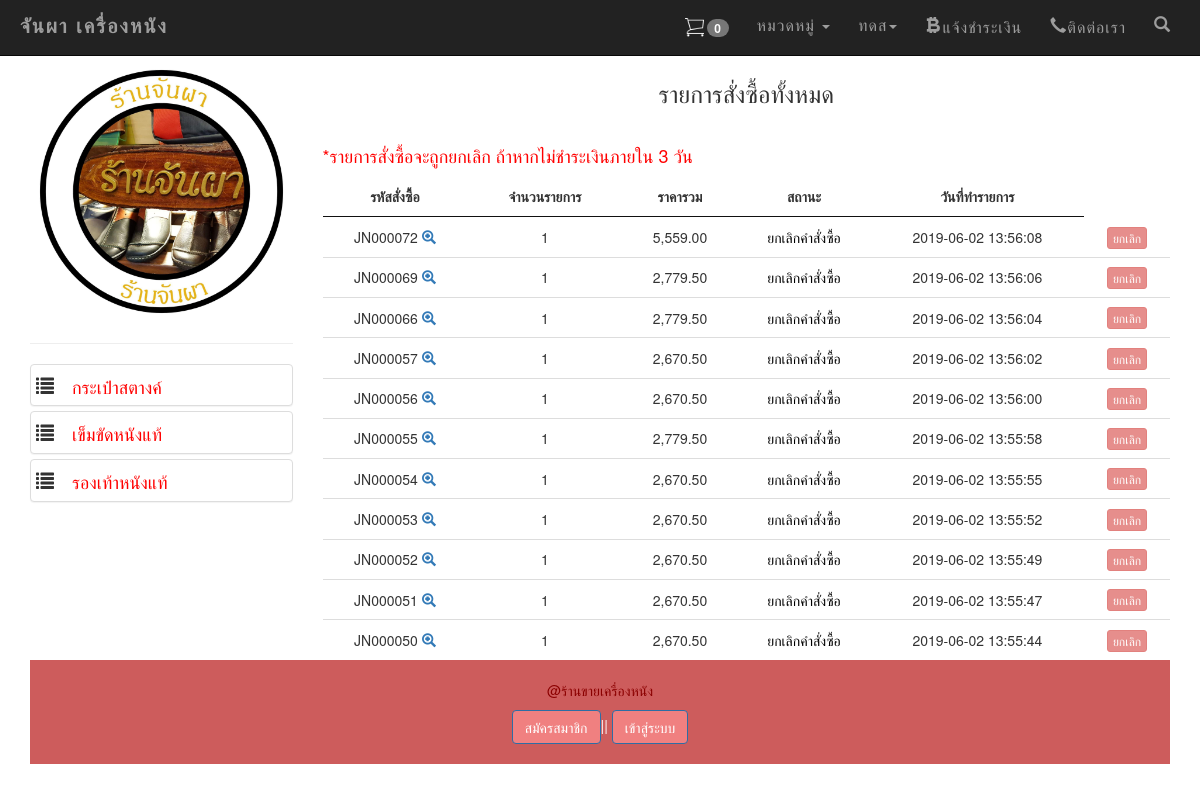
Screenshot of /my_order.php?page=mycart (signed in) with the database file from the repository.
### tables this page shows
CREATE TABLE `tbl_member` (
  `mem_id` int(11) NOT NULL,
  `mem_fname` varchar(50) NOT NULL,
  `mem_fname2` varchar(50) NOT NULL,
  `mem_lname` varchar(50) NOT NULL,
  `mem_lname2` varchar(50) NOT NULL,
  `numna` varchar(11) NOT NULL,
  `numna2` varchar(11) NOT NULL,
  `mem_address` varchar(255) NOT NULL,
  `mem_address2` varchar(200) NOT NULL,
  `mem_tel` varchar(10) NOT NULL,
  `mem_tel2` varchar(10) NOT NULL,
  `mem_username` varchar(20) NOT NULL,
  `mem_password` varchar(20) NOT NULL,
  `mem_email` varchar(20) NOT NULL,
  `mem_email2` varchar(50) NOT NULL,
  `status` varchar(5) NOT NULL,
  `sid` varchar(32) NOT NULL,
  `active` varchar(3) NOT NULL,
  `dateinsert` timestamp NOT NULL DEFAULT CURRENT_TIMESTAMP ON UPDATE CURRENT_TIMESTAMP
);

CREATE TABLE `tbl_type` (
  `t_id` int(11) NOT NULL,
  `t_type` varchar(11) NOT NULL,
  `t_name` varchar(100) NOT NULL
);

CREATE TABLE `tbl_order` (
  `order_id` int(6) UNSIGNED ZEROFILL NOT NULL,
  `mem_id` int(11) NOT NULL,
  `name` varchar(100) NOT NULL,
  `address` varchar(500) NOT NULL,
  `email` varchar(100) NOT NULL,
  `phone` varchar(10) NOT NULL,
  `order_status` int(1) NOT NULL,
  `pay_slip` varchar(200) DEFAULT NULL,
  `b_name` varchar(100) DEFAULT NULL,
  `b_number` varchar(200) DEFAULT NULL,
  `pay_date` date DEFAULT NULL,
  `pay_amount` float(10,2) DEFAULT NULL,
  `postcode` varchar(30) DEFAULT NULL,
  `order_date` timestamp NOT NULL DEFAULT CURRENT_TIMESTAMP ON UPDATE CURRENT_TIMESTAMP
);

### mycart.php (the view, shortened to what this page needs)
<?php require_once('Connections/condb.php'); ?>
<?php
$colname_mm = "-1";
if (isset($_SESSION['MM_Username'])) {
	$colname_mm = $_SESSION['MM_Username'];
}
$query_mm = sprintf("SELECT * FROM tbl_member WHERE mem_username = %s", GetSQLValueString($colname_mm, "text"));
$mm = mysql_query($query_mm, $condb) or die(mysql_error());
$row_mm = mysql_fetch_assoc($mm);
$mem_id = $row_mm['mem_id'];
$query_mycart = sprintf("SELECT o.order_id as oid, o.mem_id, o.order_status, o.order_date, d.p_id , d.p_c_qty, d.order_id , count(d.order_id) as coid , SUM(d.total) as ctotal FROM tbl_order as o, tbl_order_detail as d WHERE o.mem_id = $mem_id AND o.order_id = d.order_id GROUP BY o.order_id ORDER BY o.order_id DESC " , GetSQLValueString($colname_mycart , "int"));
$mycart = mysql_query($query_mycart , $condb) or die(mysql_error());
$row_mycart = mysql_fetch_assoc($mycart);
$totalRows_mycart = mysql_num_rows($mycart);
?>
<?php include('datatable.php'); ?>
<h3 align="center">รายการสั่งซื้อทั้งหมด</h3><br>
<h4 align="left" style="color: red;" >*รายการสั่งซื้อจะถูกยกเลิก ถ้าหากไม่ชำระเงินภายใน 3 วัน</h4>
<table id="example" class="display" cellspacing="1" border="0" >
	<thead>
		<tr >
			<th>รหัสสั่งซื้อ</th>
			<th>จำนวนรายการ</th>
			<th>ราคารวม</th>
			<th>สถานะ</th>
			<th>วันที่ทำรายการ</th>
		</tr>
	</thead>
	<?php if ($totalRows_mycart > 0) { ?>
		<?php do { ?>
			<tr align="center">
				<td>
					JN<?php echo str_pad($row_mycart['oid'], 6, "0", STR_PAD_LEFT);?>
					<span id="hp">
						<a href="my_order.php?order_id=<?php echo $row_mycart['oid'];?>act=show-order">
							<span class="glyphicon glyphicon-zoom-in"></span>
						</a>
					</span>
				</td>
				<td align="center">
					<?php echo $row_mycart['coid'];?>
				</td>
				<td align="center">
					<?php echo number_format($row_mycart['ctotal'],2);?>
				</td>
				<td align="center">
					<font color="red">
						<?php $status = $row_mycart['order_status'];
						include('backend/status.php');
						?>
					</font>
				</td>
				<td> <?php echo $row_mycart['order_date'];?></td>
				<td><center>
		<?php if ($status == 4): ?>
			<a href="del_order.php?order_id=<?php echo $row_mycart['oid'];?>&order_status=4&q=<?php echo $row_mycart['p_c_qty'];?>&p=<?php echo $row_mycart['p_id'];?>" class="btn btn-danger btn-xs" onClick="return confirm('ยืนยันการยกเลิกคำสั่งซื้อ');" disabled>
					ยกเลิก </a></center>
			<?php else: ?>
				<a href="del_order.php?order_id=<?php echo $row_mycart['oid'];?>&order_status=4&q=<?php echo $row_mycart['p_c_qty'];?>&p=<?php echo $row_mycart['p_id'];?>" class="btn btn-danger btn-xs" onClick="return confirm('ยืนยันการยกเลิกคำสั่งซื้อ');">
					ยกเลิก </a></center>
		<?php endif ?>
				</td>
			</tr>
		<?php } while ($row_mycart = mysql_fetch_assoc($mycart)); } ?>
	</table>

### my_order.php (shortened to what this page needs)
<?php
if (!function_exists("GetSQLValueString")) {
  function GetSQLValueString($theValue, $theType, $theDefinedValue = "", $theNotDefinedValue = "")
  {
    $theValue = function_exists("mysql_real_escape_string") ? mysql_real_escape_string($theValue) : mysql_escape_string($theValue);
    switch ($theType) {
      case "text":
      $theValue = ($theValue != "") ? "'" . $theValue . "'" : "NULL";
      break;
      case "long":
      case "int":
      $theValue = ($theValue != "") ? intval($theValue) : "NULL";
      break;
    }
    return $theValue;
  }
}
?>
<!DOCTYPE html>
<html lang="en" >
<head>
  <?php include('h.php'); ?>
  <?php include('datatable.php'); ?>
</head>
<body>
  <div>
    <?php include('test2navbar.php') ?>
  </div>
  <div class="container">
    <div class="row">
      <div class="col-md-3" id="hp">
        <?php include('category2.php') ?>
      </div>
      <div class="col-md-9" >
        <?php
        $page = $_GET['page'];
        $mem_id = $_GET['mem_id'];
        if ($page == 'mycart') {
         include('mycart.php');
       }elseif ($mem_id != '') {
         include('edit_profile.php');
       } else  {
        include('detail_order_afer_cartdone.php');
      }
      ?>
    </div>
    <div class="col-md-12" >
      <?php  include 'f.php'; ?>
    </div>
  </div>
</div>
</body>
</html>

### h.php (shortened to what this page needs)
<link href="css/bootstrap.min.css" rel="stylesheet">
<link  href="css/style.css" rel="stylesheet" />

### datatable.php (shortened to what this page needs)
<link rel="stylesheet" type="text/css" href="dt/jquery.dataTables.min.css">

### login.php (shortened to what this page needs)
<!DOCTYPE html>
<html lang="en">
<head>
</head>
<body>
  </body>
  </html>

### register.php (shortened to what this page needs)
<!DOCTYPE html>
<html lang="en">
<head>
  <?php include('datatable.php');?>
</head>
<body>
</body>
</html>

### reset_password.php (shortened to what this page needs)
  <!DOCTYPE html>
  <html lang="en">
  <head>
    <?php include('h.php');?>
  </head>
  <body>
</body>
</html>

### test2navbar.php (shortened to what this page needs)
		<?php include('login.php');?>
		<?php include('register.php');?>
		<?php include('reset_password.php');?>
<?php require_once('Connections/condb.php'); ?>
<?php
$colname_mlogin = "-1";
if (isset($_SESSION['MM_Username'])) {
	$colname_mlogin = $_SESSION['MM_Username'];
}
$query_mlogin = sprintf("SELECT * FROM tbl_member WHERE mem_username = '$colname_mlogin'");
$mlogin = mysql_query( $query_mlogin,$condb) or die(mysql_error());
$row_mlogin = mysql_fetch_assoc($mlogin);
?>
<?php
if (isset($_SESSION['shopping_cart'])) {
	$meQty = 0;
	foreach ($_SESSION['shopping_cart'] as $meItem) {
		$meQty = $meQty + $meItem;
	}
} else {
	$meQty = 0;
}
?>
<nav class="[ navbar navbar-inverse navbar-fixed-top ][ navbar-bootsnipp animate ]" role="navigation">
	<div class="[ container ]">
		<div class="[ navbar-header ]">
			<div class="[ animbrand ]">
				<a class="[ navbar-brand ][ animate ]" href="index.php"> จันผา เครื่องหนัง </a>
			</div>
		</div>
		<div class="[ collapse navbar-collapse ]" id="bs-example-navbar-collapse-1">
			<ul class="[ nav navbar-nav navbar-right ]">
				<li><a href="" data-target="#product_view" data-toggle="modal" ><img src="img/cart.png" class="cart" width="25" /><span class="badge"> <?php echo $meQty; ?></span></a> </li>
				<li>
					<a href="" class="[ dropdown-toggle ][ animate ]" data-toggle="dropdown">หมวดหมู่ <span class="[ caret ]"></span></a>
				</li>
				<?php
				$mm = ($_SESSION['MM_Username']);
				if($mm != ''){?>
					<li>
						<a href="" class="[ dropdown-toggle ][ animate ]" data-toggle="dropdown"><?php echo $row_mlogin['mem_fname'];?><span class="[ caret ]"></span></a>
						</li>
					<?php }?>
					<li><a href="#" class="[ animate glyphicon glyphicon-bitcoin ]" data-target="#howto_view" data-toggle="modal" >แจ้งชำระเงิน</a></li>
					<li><a href="#" class="[ glyphicon glyphicon-earphone ]" data-target="#contract_view" data-toggle="modal" >ติดต่อเรา</a></li>
					<li class="[ hidden-xs ]"><a href="#toggle-search" class="[ animate ]"><span class="[ glyphicon glyphicon-search ]"></span></a></li>
				</ul>
			</div>
		</div>
	</nav>
	<br>
	<br>
	<br>

### category2.php (shortened to what this page needs)
<?php
$query_typeprd = "SELECT * FROM tbl_type ORDER BY t_id ASC";
$typeprd = mysql_query($query_typeprd, $condb) or die(mysql_error());
$row_typeprd = mysql_fetch_assoc($typeprd);
?>
<div class="panel-group">
    <a href="index.php" ><img src="img/logo.jpg" class="img img-responsive" /></a>
  <hr/>
  <?php do { ?>
    <div class="panel panel-default"><h4> &nbsp;<span class="glyphicon glyphicon-list">
      <a href="index.php?t_id=<?php echo $row_typeprd['t_id'];?>&type_name=<?php echo $row_typeprd['t_name'];?>" ><font color="red"><?php echo $row_typeprd['t_name']; ?></font></a></span></h4></div>
    <?php } while ($row_typeprd = mysql_fetch_assoc($typeprd)); ?>
  </div>

### backend/status.php
<?php
if ($status == 1) {
	echo "<font color='red'>";
	echo "รอชำระเงิน";
	echo "</font>";
}elseif ($status == 2) {
	echo "<font color='green'>";
	echo "ชำระเงินแล้ว";
	echo "</font>";
}elseif ($status == 3) {
	echo "<font color='blue'>";
	echo "ส่งของแล้ว";
	echo "</font>";
}elseif ($status == 4) {
	echo "<font color='black'>";
	echo "ยกเลิกคำสั่งซื้อ";
	echo "</font>";
}
?>

### f.php (shortened to what this page needs)
<footer class="footer navbar-bottom" id="hp">
  <br />
  <font color="#8B0000"><p>@ร้านขายเครื่องหนัง </p> </font>
  <a class="btn btn-primary" href="register.php"  data-target='#regis_view' data-toggle='modal' style="background-color:  #F08080;">สมัครสมาชิก </a>||
  <a href="login.php" class="btn btn-primary"  data-target='#login_user' data-toggle='modal' style="background-color:   #F08080;"> เข้าสู่ระบบ</a><br />
 <br />
</footer>

### css/style.css (style rules this page uses)
th { text-align:center; }

### test2navbar.php (style rules this page uses)
.animate { -webkit-transition: all 0.3s ease-in-out; -moz-transition: all 0.3s ease-in-out; -o-transition: all 0.3s ease-in-out; -ms-transition: all 0.3s ease-in-out; transition: all 0.3s ease-in-out; }
.navbar-bootsnipp { background-color: rgb(255, 255, 255); border-color: rgb(95, 176, 228); border-radius: 0px; margin-bottom: 0px; z-index: 100; }
.navbar-bootsnipp .navbar-brand { color: rgb(95, 176, 228); font-weight: 900; letter-spacing: 2px; }
.navbar-bootsnipp .navbar-nav > li > a { border: 0px solid rgb(95, 176, 228); color: rgb(120, 120, 120); padding: 15px 14px; }
@media screen and (min-width: 768px) { .navbar-bootsnipp .navbar-brand { font-size: 20px; height: auto; padding: 15px 5px; } }
@media screen and (min-width: 768px) { .navbar-bootsnipp .navbar-nav > li > a { font-size: 16px; letter-spacing: 1px; } }

### f.php (style rules this page uses)
.footer { left: 0; bottom: 0; width: 100%; background-color: #CD5C5C; color: white; text-align: center; }

### rows the page displays
tbl_member: mem_fname "ทดส"
tbl_type: t_name "กระเป๋าสตางค์"
tbl_type: t_name "เข็มขัดหนังแท้"
tbl_type: t_name "รองเท้าหนังแท้"
tbl_order: order_id "000072", coid "1", ctotal "5,559.00", order_status "ยกเลิกคำสั่งซื้อ", order_date "2019-06-02 13:56:08"
tbl_order: order_id "000069", coid "1", ctotal "2,779.50", order_status "ยกเลิกคำสั่งซื้อ", order_date "2019-06-02 13:56:06"
tbl_order: order_id "000066", coid "1", ctotal "2,779.50", order_status "ยกเลิกคำสั่งซื้อ", order_date "2019-06-02 13:56:04"
tbl_order: order_id "000057", coid "1", ctotal "2,670.50", order_status "ยกเลิกคำสั่งซื้อ", order_date "2019-06-02 13:56:02"
tbl_order: order_id "000056", coid "1", ctotal "2,670.50", order_status "ยกเลิกคำสั่งซื้อ", order_date "2019-06-02 13:56:00"
tbl_order: order_id "000055", coid "1", ctotal "2,779.50", order_status "ยกเลิกคำสั่งซื้อ", order_date "2019-06-02 13:55:58"
tbl_order: order_id "000054", coid "1", ctotal "2,670.50", order_status "ยกเลิกคำสั่งซื้อ", order_date "2019-06-02 13:55:55"
tbl_order: order_id "000053", coid "1", ctotal "2,670.50", order_status "ยกเลิกคำสั่งซื้อ", order_date "2019-06-02 13:55:52"
tbl_order: order_id "000052", coid "1", ctotal "2,670.50", order_status "ยกเลิกคำสั่งซื้อ", order_date "2019-06-02 13:55:49"
tbl_order: order_id "000051", coid "1", ctotal "2,670.50", order_status "ยกเลิกคำสั่งซื้อ", order_date "2019-06-02 13:55:47"
tbl_order: order_id "000050", coid "1", ctotal "2,670.50", order_status "ยกเลิกคำสั่งซื้อ", order_date "2019-06-02 13:55:44"

### other values shown
$meQty "0"
